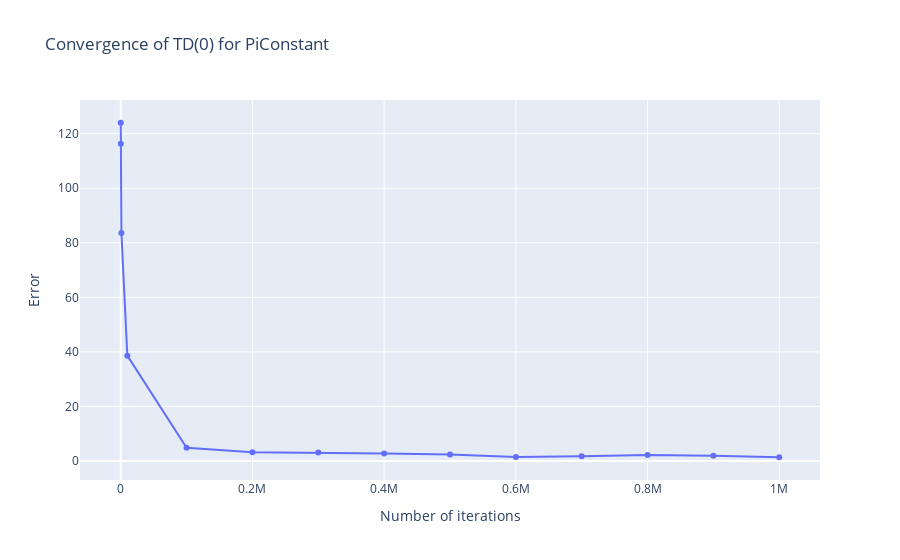
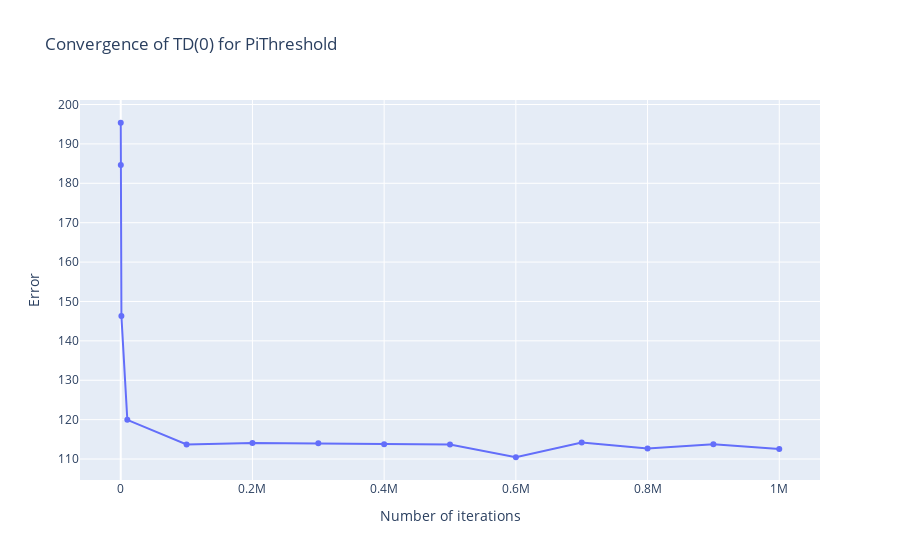
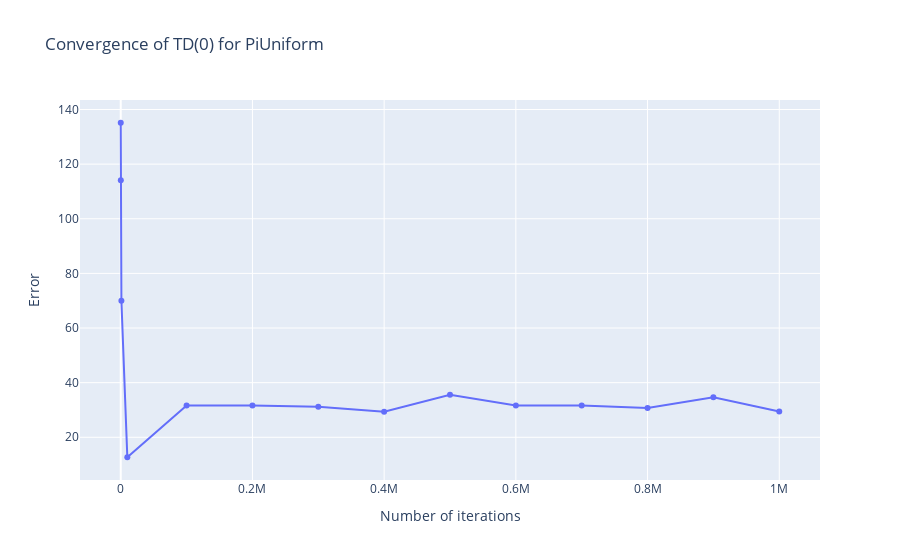

Source (notebook cell) for these figures, in order:
### Markdown cell above
**Use TD(0) to compute the value of one of the simple policies defined in the introduction.**

To check that value, plot the error between the estimated value of TD(0) and the value computed by matrix inversion $\Vert V_{TD(0)} - V_{MI} \Vert_\infty$, as a function of the number of transitions $T$ used in TD(0).

Comment on the number of iterations needed to have a good estimate.

### Code cell
import plotly.graph_objects as go
v_mi=EvaluatePolicy(PiConstant)
test_list = [10, 100, 1000, 10000, 100000, 200000, 300000, 400000, 500000, 600000, 700000, 800000,900000,1000000]
diff=[]
for k in test_list:
    v=TD0(PiConstant,k)    
    diff.append(np.linalg.norm(v-v_mi,ord=np.inf))


fig = go.Figure(data=go.Scatter(x=test_list, y=diff))
fig.update_layout(title="Convergence of TD(0) for PiConstant",xaxis_title="Number of iterations",yaxis_title="Error")

fig.show()
diff2=[]

v_mi=EvaluatePolicy(PiThreshold)
for k in test_list:
    v=TD0(PiThreshold,k)    
    diff2.append(np.linalg.norm(v-v_mi,ord=np.inf))

fig = go.Figure(data=go.Scatter(x=test_list, y=diff2))
fig.update_layout(title="Convergence of TD(0) for PiThreshold",xaxis_title="Number of iterations",yaxis_title="Error")

fig.show()
diff3=[]

v_mi=EvaluatePolicy(PiUniform)
for k in test_list:
    v=TD0(PiUniform,k)    
    diff3.append(np.linalg.norm(v-v_mi,ord=np.inf))


fig = go.Figure(data=go.Scatter(x=test_list, y=diff3))
fig.update_layout(title="Convergence of TD(0) for PiUniform",xaxis_title="Number of iterations",yaxis_title="Error")

fig.show()

### Figure 1 — Plotly figure (JSON) as saved in the notebook; plotly's stock layout.template omitted (floating-point values rounded to 4 significant figures)
{"data": [{"type": "scatter", "x": [10, 100, 1000, 10000, 100000, 200000, 300000, 400000, 500000, 600000, 700000, 800000, 900000, 1000000], "y": [124.0, 116.3, 83.63, 38.62, 4.839, 3.16, 3.067, 2.753, 2.393, 1.432, 1.695, 2.164, 1.917, 1.359]}], "layout": {"title": {"text": "Convergence of TD(0) for PiConstant"}, "xaxis": {"title": {"text": "Number of iterations"}}, "yaxis": {"title": {"text": "Error"}}}}

### Figure 2 — Plotly figure (JSON) as saved in the notebook; plotly's stock layout.template omitted (floating-point values rounded to 4 significant figures)
{"data": [{"type": "scatter", "x": [10, 100, 1000, 10000, 100000, 200000, 300000, 400000, 500000, 600000, 700000, 800000, 900000, 1000000], "y": [195.4, 184.6, 146.3, 120.0, 113.7, 114.0, 114.0, 113.8, 113.7, 110.5, 114.2, 112.7, 113.7, 112.6]}], "layout": {"title": {"text": "Convergence of TD(0) for PiThreshold"}, "xaxis": {"title": {"text": "Number of iterations"}}, "yaxis": {"title": {"text": "Error"}}}}

### Figure 3 — Plotly figure (JSON) as saved in the notebook; plotly's stock layout.template omitted (floating-point values rounded to 4 significant figures)
{"data": [{"type": "scatter", "x": [10, 100, 1000, 10000, 100000, 200000, 300000, 400000, 500000, 600000, 700000, 800000, 900000, 1000000], "y": [135.2, 114.1, 69.96, 12.69, 31.68, 31.67, 31.15, 29.39, 35.55, 31.66, 31.65, 30.7, 34.67, 29.48]}], "layout": {"title": {"text": "Convergence of TD(0) for PiUniform"}, "xaxis": {"title": {"text": "Number of iterations"}}, "yaxis": {"title": {"text": "Error"}}}}
